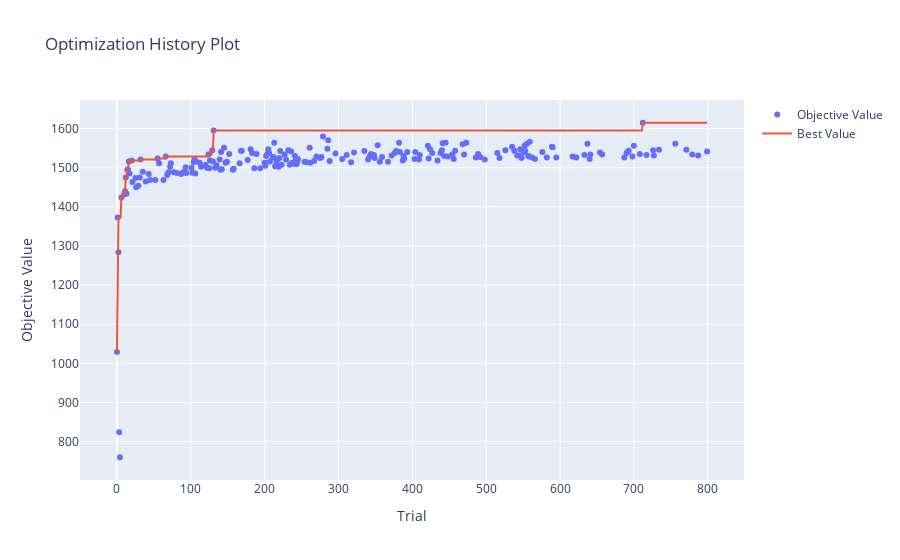
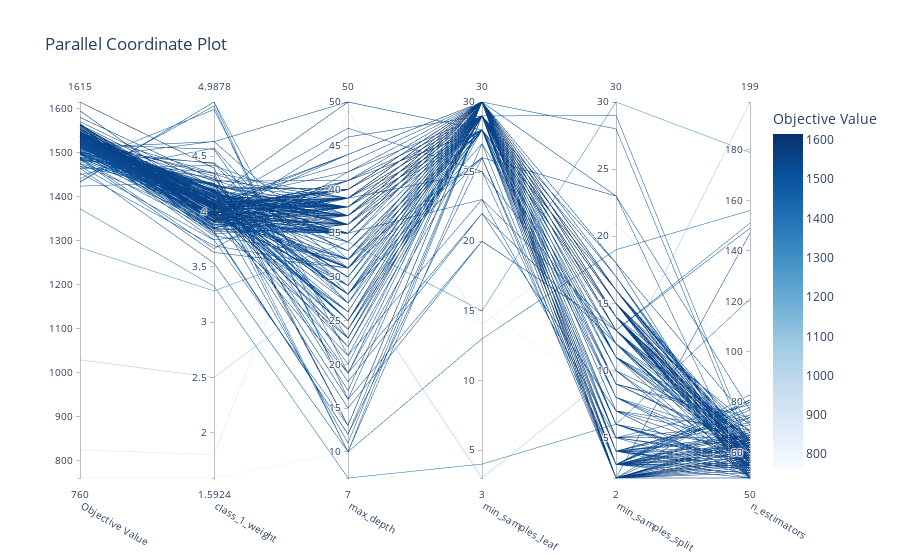
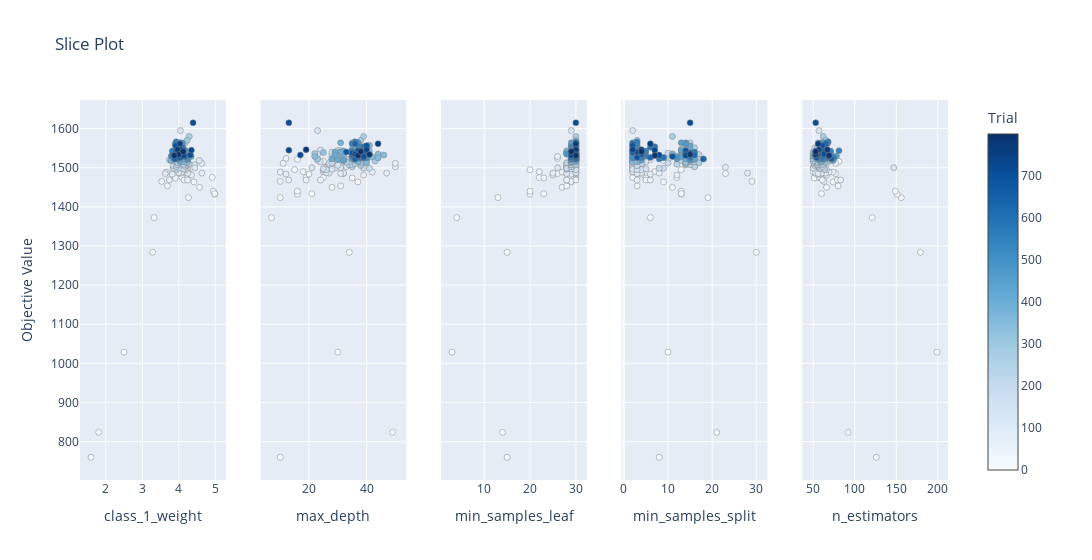
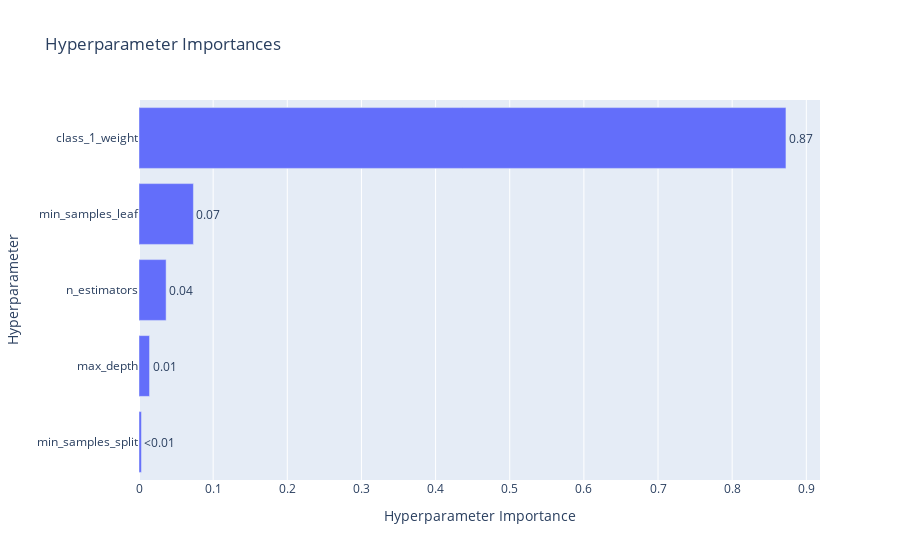

Notebook source saved alongside these figures, in order:
### Markdown cell above
## 7.3 Full analysis of random forest model

### Code cell
# Import necessary libraries
import joblib
import optuna
from optuna.visualization import plot_contour
from optuna.visualization import plot_edf
from optuna.visualization import plot_intermediate_values
from optuna.visualization import plot_optimization_history
from optuna.visualization import plot_parallel_coordinate
from optuna.visualization import plot_param_importances
from optuna.visualization import plot_rank
from optuna.visualization import plot_slice
from optuna.visualization import plot_timeline


study_decision = joblib.load("Output/study_RF.joblib")  

fig_history_deci = plot_optimization_history(study_decision)
fig_history_deci.show()

plot_dec = plot_parallel_coordinate(study_decision)

plot_dec.show()

plot_slice_dec =  plot_slice(study_decision)

plot_slice_dec.show()

fig_importances_deci = plot_param_importances(study_decision)
fig_importances_deci.show()

### Figure 1 — Plotly figure (JSON) as saved in the notebook; plotly's stock layout.template omitted (floating-point values rounded to 4 significant figures; data arrays with more than 128 entries replaced by an {"elided": "..."} marker saying what was removed)
{"data": [{"mode": "markers", "name": "Objective Value", "type": "scatter", "x": {"elided": "216 int values"}, "y": {"elided": "216 float values"}}, {"mode": "lines", "name": "Best Value", "type": "scatter", "x": {"elided": "800 int values"}, "y": {"elided": "800 float values"}}, {"marker": {"color": "#cccccc"}, "mode": "markers", "name": "Infeasible Trial", "showlegend": false, "type": "scatter", "x": [], "y": []}], "layout": {"title": {"text": "Optimization History Plot"}, "xaxis": {"title": {"text": "Trial"}}, "yaxis": {"title": {"text": "Objective Value"}}}}

### Figure 2 — Plotly figure (JSON) as saved in the notebook; plotly's stock layout.template omitted (floating-point values rounded to 4 significant figures; data arrays with more than 128 entries replaced by an {"elided": "..."} marker saying what was removed)
{"data": [{"dimensions": [{"label": "Objective Value", "range": [760, 1615], "values": {"elided": "216 float values"}}, {"label": "class_1_weight", "range": [1.592, 4.988], "values": {"elided": "216 float values"}}, {"label": "max_depth", "range": [7, 50], "values": {"elided": "216 int values"}}, {"label": "min_samples_leaf", "range": [3, 30], "values": {"elided": "216 int values"}}, {"label": "min_samples_split", "range": [2, 30], "values": {"elided": "216 int values"}}, {"label": "n_estimators", "range": [50, 199], "values": {"elided": "216 int values"}}], "labelangle": 30, "labelside": "bottom", "line": {"color": {"elided": "216 float values"}, "colorbar": {"title": {"text": "Objective Value"}}, "colorscale": [[0, "rgb(247,251,255)"], [0.125, "rgb(222,235,247)"], [0.25, "rgb(198,219,239)"], [0.375, "rgb(158,202,225)"], [0.5, "rgb(107,174,214)"], [0.625, "rgb(66,146,198)"], [0.75, "rgb(33,113,181)"], [0.875, "rgb(8,81,156)"], [1, "rgb(8,48,107)"]], "reversescale": false, "showscale": true}, "type": "parcoords"}], "layout": {"title": {"text": "Parallel Coordinate Plot"}}}

### Figure 3 — Plotly figure (JSON) as saved in the notebook; plotly's stock layout.template omitted (floating-point values rounded to 4 significant figures; data arrays with more than 128 entries replaced by an {"elided": "..."} marker saying what was removed)
{"data": [{"marker": {"color": {"elided": "216 int values"}, "colorbar": {"title": {"text": "Trial"}, "x": 1, "xpad": 40}, "colorscale": [[0, "rgb(247,251,255)"], [0.125, "rgb(222,235,247)"], [0.25, "rgb(198,219,239)"], [0.375, "rgb(158,202,225)"], [0.5, "rgb(107,174,214)"], [0.625, "rgb(66,146,198)"], [0.75, "rgb(33,113,181)"], [0.875, "rgb(8,81,156)"], [1, "rgb(8,48,107)"]], "line": {"color": "Grey", "width": 0.5}, "showscale": true}, "mode": "markers", "name": "Feasible Trial", "showlegend": false, "type": "scatter", "x": {"elided": "216 float values"}, "xaxis": "x", "y": {"elided": "216 float values"}, "yaxis": "y"}, {"marker": {"color": {"elided": "216 int values"}, "colorbar": {"title": {"text": "Trial"}, "x": 1, "xpad": 40}, "colorscale": [[0, "rgb(247,251,255)"], [0.125, "rgb(222,235,247)"], [0.25, "rgb(198,219,239)"], [0.375, "rgb(158,202,225)"], [0.5, "rgb(107,174,214)"], [0.625, "rgb(66,146,198)"], [0.75, "rgb(33,113,181)"], [0.875, "rgb(8,81,156)"], [1, "rgb(8,48,107)"]], "line": {"color": "Grey", "width": 0.5}, "showscale": false}, "mode": "markers", "name": "Feasible Trial", "showlegend": false, "type": "scatter", "x": {"elided": "216 int values"}, "xaxis": "x2", "y": {"elided": "216 float values"}, "yaxis": "y2"}, {"marker": {"color": {"elided": "216 int values"}, "colorbar": {"title": {"text": "Trial"}, "x": 1, "xpad": 40}, "colorscale": [[0, "rgb(247,251,255)"], [0.125, "rgb(222,235,247)"], [0.25, "rgb(198,219,239)"], [0.375, "rgb(158,202,225)"], [0.5, "rgb(107,174,214)"], [0.625, "rgb(66,146,198)"], [0.75, "rgb(33,113,181)"], [0.875, "rgb(8,81,156)"], [1, "rgb(8,48,107)"]], "line": {"color": "Grey", "width": 0.5}, "showscale": false}, "mode": "markers", "name": "Feasible Trial", "showlegend": false, "type": "scatter", "x": {"elided": "216 int values"}, "xaxis": "x3", "y": {"elided": "216 float values"}, "yaxis": "y3"}, {"marker": {"color": {"elided": "216 int values"}, "colorbar": {"title": {"text": "Trial"}, "x": 1, "xpad": 40}, "colorscale": [[0, "rgb(247,251,255)"], [0.125, "rgb(222,235,247)"], [0.25, "rgb(198,219,239)"], [0.375, "rgb(158,202,225)"], [0.5, "rgb(107,174,214)"], [0.625, "rgb(66,146,198)"], [0.75, "rgb(33,113,181)"], [0.875, "rgb(8,81,156)"], [1, "rgb(8,48,107)"]], "line": {"color": "Grey", "width": 0.5}, "showscale": false}, "mode": "markers", "name": "Feasible Trial", "showlegend": false, "type": "scatter", "x": {"elided": "216 int values"}, "xaxis": "x4", "y": {"elided": "216 float values"}, "yaxis": "y4"}, {"marker": {"color": {"elided": "216 int values"}, "colorbar": {"title": {"text": "Trial"}, "x": 1, "xpad": 40}, "colorscale": [[0, "rgb(247,251,255)"], [0.125, "rgb(222,235,247)"], [0.25, "rgb(198,219,239)"], [0.375, "rgb(158,202,225)"], [0.5, "rgb(107,174,214)"], [0.625, "rgb(66,146,198)"], [0.75, "rgb(33,113,181)"], [0.875, "rgb(8,81,156)"], [1, "rgb(8,48,107)"]], "line": {"color": "Grey", "width": 0.5}, "showscale": false}, "mode": "markers", "name": "Feasible Trial", "showlegend": false, "type": "scatter", "x": {"elided": "216 int values"}, "xaxis": "x5", "y": {"elided": "216 float values"}, "yaxis": "y5"}], "layout": {"title": {"text": "Slice Plot"}, "width": 1500, "xaxis": {"anchor": "y", "domain": [0, 0.168], "title": {"text": "class_1_weight"}}, "xaxis2": {"anchor": "y2", "domain": [0.208, 0.376], "title": {"text": "max_depth"}}, "xaxis3": {"anchor": "y3", "domain": [0.416, 0.584], "title": {"text": "min_samples_leaf"}}, "xaxis4": {"anchor": "y4", "domain": [0.624, 0.792], "title": {"text": "min_samples_split"}}, "xaxis5": {"anchor": "y5", "domain": [0.832, 1], "title": {"text": "n_estimators"}}, "yaxis": {"anchor": "x", "domain": [0, 1], "title": {"text": "Objective Value"}}, "yaxis2": {"anchor": "x2", "domain": [0, 1], "matches": "y", "showticklabels": false}, "yaxis3": {"anchor": "x3", "domain": [0, 1], "matches": "y", "showticklabels": false}, "yaxis4": {"anchor": "x4", "domain": [0, 1], "matches": "y", "showticklabels": false}, "yaxis5": {"anchor": "x5", "domain": [0, 1], "matches": "y", "showticklabels": false}}}

### Figure 4 — Plotly figure (JSON) as saved in the notebook; plotly's stock layout.template omitted (floating-point values rounded to 4 significant figures)
{"data": [{"cliponaxis": false, "hovertemplate": ["min_samples_split (IntDistribution): 0.0033006144892199656<extra></extra>", "max_depth (IntDistribution): 0.01421015800015698<extra></extra>", "n_estimators (IntDistribution): 0.036571089915217306<extra></extra>", "min_samples_leaf (IntDistribution): 0.0733909860196427<extra></extra>", "class_1_weight (FloatDistribution): 0.872527151575763<extra></extra>"], "name": "Objective Value", "orientation": "h", "text": ["<0.01", "0.01", "0.04", "0.07", "0.87"], "textposition": "outside", "type": "bar", "x": [0.003301, 0.01421, 0.03657, 0.07339, 0.8725], "y": ["min_samples_split", "max_depth", "n_estimators", "min_samples_leaf", "class_1_weight"]}], "layout": {"title": {"text": "Hyperparameter Importances"}, "xaxis": {"title": {"text": "Hyperparameter Importance"}}, "yaxis": {"title": {"text": "Hyperparameter"}}}}
